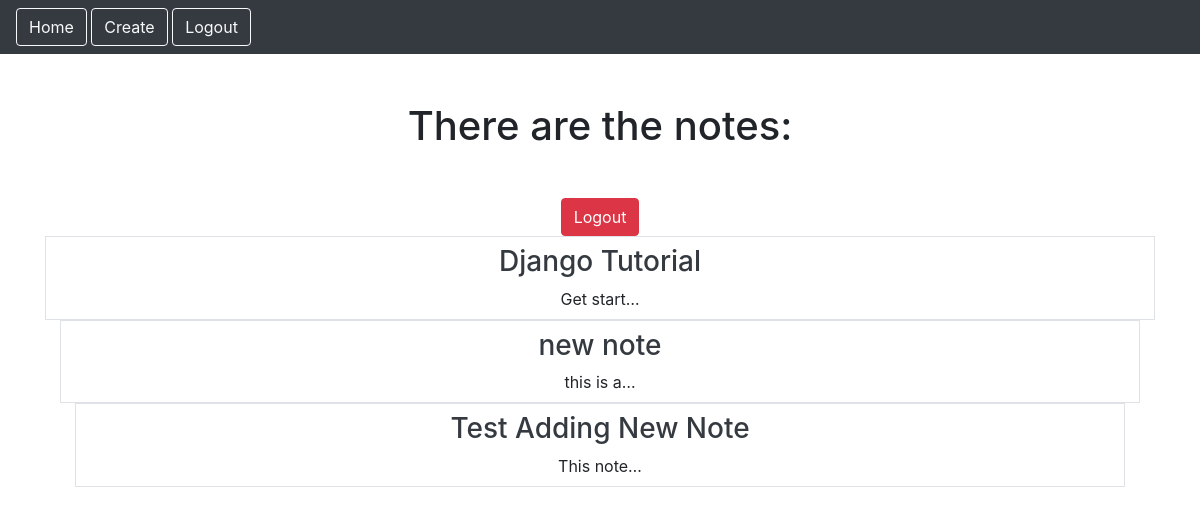
Page /smart/notes (signed in) on the earlier database version.
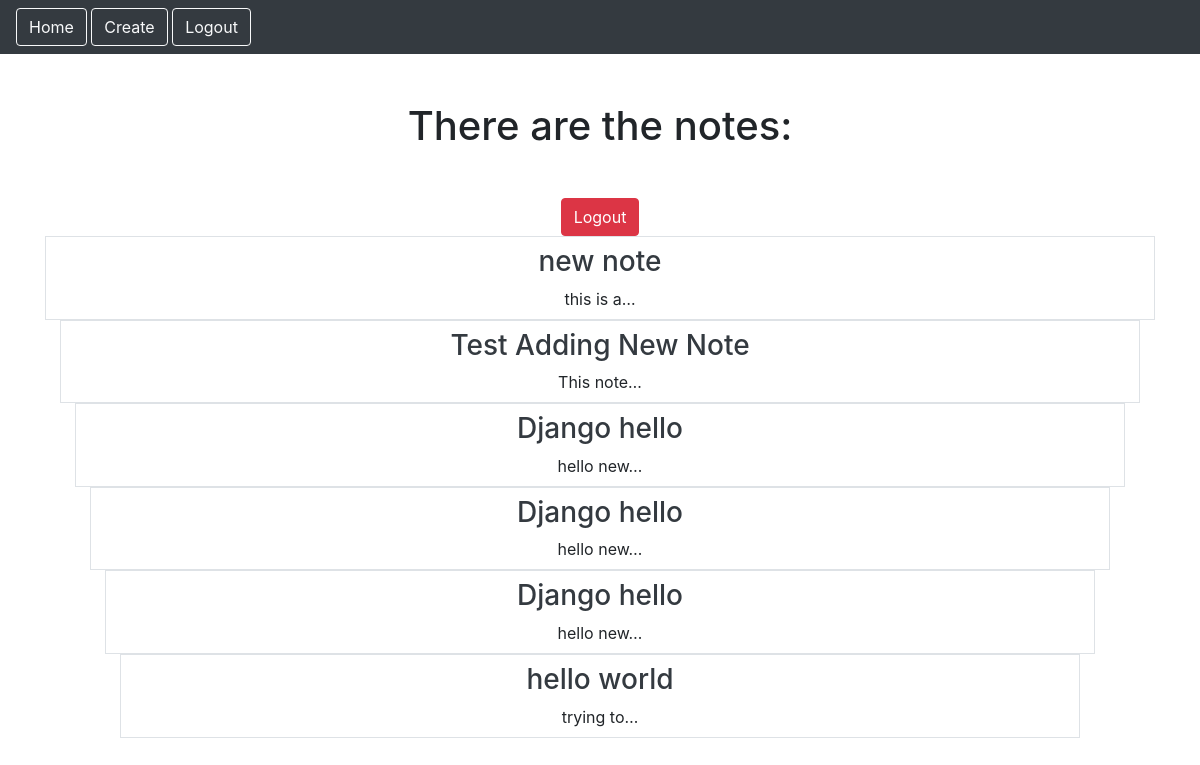
Same page on the later database version.
### notes/models.py (models this page shows)
class Notes(models.Model):
    title = models.CharField(max_length=200)
    text = models.TextField()
    created = models.DateTimeField(auto_now_add=True)
    user = models.ForeignKey(User, on_delete=models.CASCADE, related_name="notes")

### notes/views.py (the view)
# urls.py: path('notes', views.NotesListView.as_view(), name="notes.list"),
class NotesListView(LoginRequiredMixin, ListView):
    model = Notes
    context_object_name = "notes"
    template_name = "notes/notes_list.html"
    login_url = "/admin"
    def get_queryset(self):
        return self.request.user.notes.all()  # type: ignore

### notes/templates/notes/notes_list.html
{% extends "base.html" %}
{% block content %}
  <h1 class="my-5">There are the notes:</h1>
  <a href="{%  url 'logout' %}"  class="btn btn-danger">Logout</a>
  <div class="row row-cols4 g-2">
    {% for note in notes %}
    <div class="col">
      <div class="p-2 border">
        <a href="{% url 'notes.detail' pk=note.id%}" class="text-dark text-decoration-none">
          <h3>{{note.title}}</h3>
        </a>
        {{note.text|truncatechars:10}}
      </div>
      {% endfor %}
    </div>
  </div>
{% endblock%}

### static/templates/base.html (shortened to what this page needs)
{% load static %}
<html>
  <head>
    <link
      rel="stylesheet"
      href="https://cdn.jsdelivr.net/npm/bootstrap@4.3.1/dist/css/bootstrap.min.css"
    />
    <link rel="stylesheet" href="{% static 'css/style.css' %}" />
  </head>
  <body>
    <nav class="navbar navbar-dark bg-dark">
      <div class="ms-auto">
        {% if user.is_authenticated %}
        <a href="{% url 'notes.list'%}" class="btn btn-outline-light me-1">Home</a>
        <a href="{% url 'notes.new'%}" class="btn btn-outline-light me-1">Create</a>
        <a href="{% url 'logout'%}" class="btn btn-outline-light me-1">Logout</a>
        {%else%}
        <a href="{% url 'login'%}" class="btn btn-outline-light me-1">Login</a>
        <a href="{% url 'signup'%}" class="btn btn-outline-light me-1">Signup</a>
        {% endif %}
      </div>
    </nav>
    <div class="my-5 text-center container">
      {% block content %} {% endblock%}
    </div>
  </body>
</html>

Differences in the rows shown:
removed Notes: title "Django Tutorial", text "Get start…"
added Notes: title "Django hello", text "hello new…"
added Notes: title "Django hello", text "hello new…"
added Notes: title "Django hello", text "hello new…"
added Notes: title "hello world", text "trying to…"
